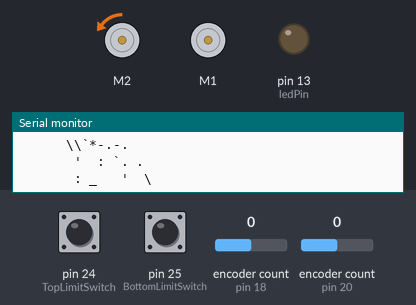
The sketch below on a simulated Arduino Mega 2560, built with avr-gcc and run on an emulated ATmega2560. Shown: 2 × DC motor (green arrow = forward, orange = backward, longer = faster), output pins drawn as LEDs (lit = HIGH), the last lines printed to the serial monitor. Inputs (shaded band) come from the test bench; at power-on: pin 24 (TopLimitSwitch) HIGH, encoder count (sensors on pin 20, pin 18) 0, pin 25 (BottomLimitSwitch) HIGH.

Above: at 1.2 s.
1.3 s: pin 24 (TopLimitSwitch) pulled LOW for 1 s
At 3.1 s:
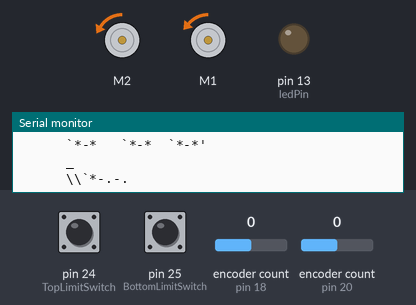
7.4 s: encoder count (sensor on pin 20) set to -1
At 8.7 s:
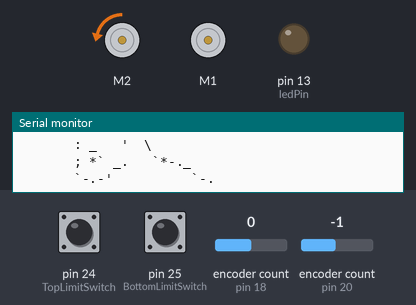
12.5 s: encoder count (sensor on pin 18) set to 1
At 17.1 s:
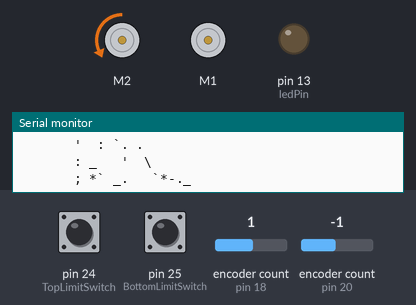
17.6 s: pin 25 (BottomLimitSwitch) pulled LOW for 1 s
23.7 s: pin 25 (BottomLimitSwitch) pulled LOW for 3.2 s
32.0 s: pin 24 (TopLimitSwitch) pulled LOW for 1 s
At 37.5 s:
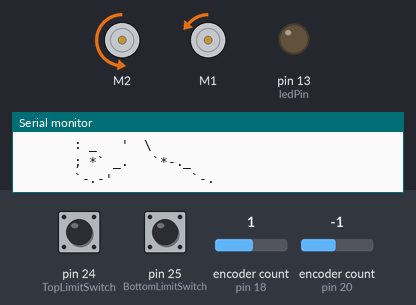
Timing chart, 0 to 41.2 s (numbered marks = the images above; inputs shaded):
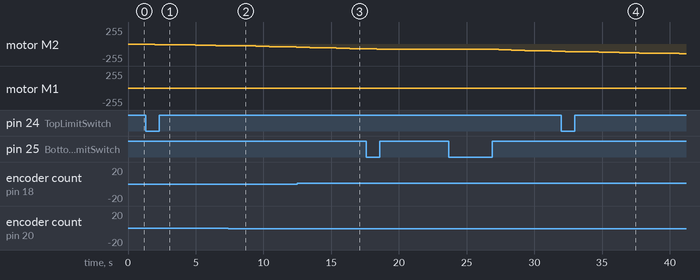

Measured:
- after the input at 1.3 s, motor M1: goes on until 2.5 s, then stays backward 1/255
- after the input at 7.4 s, motor M1: backward 1/255 → stopped after 1.0 s
- after the input at 32.0 s, motor M1: stopped → backward 1/255 after 4.8 s, → backward 2/255 1.5 s later, → backward 3/255 1.5 s later

The sketch:

Corkscrew_Robot_Function_Test.ino
```cpp
#include <Encoder.h>
#include <PID_v1.h>
#include "DualG2HighPowerMotorShield.h"
DualG2HighPowerMotorShield24v18 md;

int maxCycles = 10000;

long elevatorUpperSetpoint = 18000;
long elevatorLowerSetpoint = 0;

double elevatorBottomSwitchLocation = 9; //inches from top of coupler
double elevatorTopSwitchLocation = 19.5; //inches from top of coupler
int testBottomPosition = 12; //inches from top of coupler
int testTopPosition = 18; //inches from top of coupler
int preTwists = 3; //rotations


//-------------------------------------------------------------------------------------------------//
// __      __     _____  _____          ____  _      ______  _____
// \ \    / /\   |  __ \|_   _|   /\   |  _ \| |    |  ____|/ ____|
//  \ \  / /  \  | |__) | | |    /  \  | |_) | |    | |__  | (___
//   \ \/ / /\ \ |  _  /  | |   / /\ \ |  _ <| |    |  __|  \___ \
//    \  / ____ \| | \ \ _| |_ / ____ \| |_) | |____| |____ ____) |
//     \/_/    \_\_|  \_\_____/_/    \_\____/|______|______|_____/


int state = 0;
int i,j,k,l,m,n = 0;
int currentCycles = 0;

// robot control variables
int speedRampIncrementTwister = 30; // lower this number to decrease acceleration of the Twister
int ticksPerTwist = 6000;// 6000 encoder ticks for 1 coupler revolution
int speedRampIncrementElevator = 5;// lower this number to decrease acceleration of the Elevator
int ticksPerInch = 380; // 380 encoder ticks for 1 inch of elevator movement

const int BottomLimitSwitch = 25;// brown wire is bottom
const int TopLimitSwitch = 24; // brown wire with blue heatshrink is top
const int IoButtonDown = 28;// grey wire turning yellow is Top
const int IoButtonUp = 29;// white wire turning orange is Bottom

long lowerLimitTicks, upperLimitTicks;

// Troubleshooting LED pin
const int ledPin = 13;
int ledState = LOW;

// variabels for limit switches
int bottomSwitchState, topSwitchState;
int lastBottomLimitSwitchState = LOW;
int lastTopLimitSwitchState = LOW;

// variables for I/O buttons
int DownButtonState, UpButtonState;
int lastDownButtonState = LOW;
int lastUpButtonState = LOW;

unsigned long lastDebounceTime = 0;
unsigned long debounceDelay = 50;

boolean isElevatorTurning = false;
boolean isHomingRaising = false;
boolean isHoming = true;
boolean isElevatorInHomeLocation = false;
boolean isTwisterInHomeLocation = false;

// variables for the estop checking sequence
long eStopCheckPos;
long newEstopCheckPos;

// variables for turning the motors around
unsigned long turnTimer;
int turnDelay = 20;

const unsigned int MAX_MESSAGE_LENGTH = 12;

//-------------------------------------------------------------------------------------------------//
//  __  __  ____ _______ ____  _____   _____
// |  \/  |/ __ \__   __/ __ \|  __ \ / ____|
// | \  / | |  | | | | | |  | | |__) | (___
// | |\/| | |  | | | | | |  | |  _  / \___ \
// | |  | | |__| | | | | |__| | | \ \ ____) |
// |_|  |_|\____/  |_|  \____/|_|  \_\_____/
/* Encoder Pins
 * pins 2, 3, 18, 19, 20, and 21 have interrupt capability on Arduino MEGA
 * Best Performance: both pins have interrupt capability
 * Good Performance: only the first pin has interrupt capability
 * Low Performance:  neither pin has interrupt capability */

Encoder encoderTwister(18, 19);
Encoder encoderElevator(20, 21);
long positionTwister  = -999;
long positionElevator = -999;


//-------------------------------------------------------------------------------------------------//
//  _____ _____ _____
// |  __ \_   _|  __ \
// | |__) || | | |  | |
// |  ___/ | | | |  | |
// | |    _| |_| |__| |
// |_|   |_____|_____/

// Set up the PID variables for Twister here:
double KpT=20, KiT=0.9, KdT=0.2;
double twisterPIDInput, twisterPIDOutput, twisterPIDSetpoint;

// Set up the PID variables for Elevator here:
double KpE=30, KiE=0.9, KdE=0.2;
double elevatorPIDInput, elevatorPIDOutput, elevatorPIDSetpoint;
int newTwisterPID, newElevatorPID;

// initialize the PID algorithm with the pointers and variables
PID twisterPID(&twisterPIDInput, &twisterPIDOutput, &twisterPIDSetpoint, KpT, KiT, KdT, DIRECT);
PID elevatorPID(&elevatorPIDInput, &elevatorPIDOutput, &elevatorPIDSetpoint, KpE, KiE, KdE, DIRECT);

boolean isElevatorRising = true; // true is bottom going up, false is top going down
boolean isTwisterCCW = true;

boolean twisterTriggerGo, elevatorTriggerGo = false;
long twisterDestination, elevatorDestination = 0;

//-------------------------------------------------------------------------------------------------//
//   _____ ______ _______ _    _ _____
//  / ____|  ____|__   __| |  | |  __ \
// | (___ | |__     | |  | |  | | |__) |
//  \___ \|  __|    | |  | |  | |  ___/
//  ____) | |____   | |  | |__| | |
// |_____/|______|  |_|   \____/|_|

void setup() {
  pinMode(IoButtonDown, INPUT);
  pinMode(IoButtonUp, INPUT);
  pinMode(BottomLimitSwitch, INPUT);
  pinMode(TopLimitSwitch, INPUT);
  pinMode(ledPin, OUTPUT);

  // Initialize the Motor Driver
  md.init(); // this takes over Digital Pins 2,4,6,7,8,9,10,and 12 on the arduino, they cannot be used for anything else.
  md.calibrateCurrentOffsets();
  delay(10);

  // comment these out to flip motor direction
  md.flipM1(true);
  //md.flipM2(true);

  // set initial LED state
  digitalWrite(ledPin, ledState);

  Serial.begin(9600);
  twisterPIDInput = 0;
  twisterPIDSetpoint = 0;
  twisterPID.SetMode(AUTOMATIC);

  elevatorPIDInput = 0;
  elevatorPIDSetpoint = 0;
  elevatorPID.SetMode(AUTOMATIC);
}

//-------------------------------------------------------------------------------------------------//
//  _      ____   ____  _____
// | |    / __ \ / __ \|  __ \
// | |   | |  | | |  | | |__) |
// | |   | |  | | |  | |  ___/
// | |___| |__| | |__| | |
// |______\____/ \____/|_|

void loop() {
  delay(1);
  stopIfFault();
  // put your main code here, to run repeatedly:
  int lowerLimitSwitch = digitalRead(BottomLimitSwitch);
  int upperLimitSwitch = digitalRead(TopLimitSwitch);
  if (state == 0){
    if (i==0 && upperLimitSwitch == HIGH){
      i = 1;
      elevatorTriggerGo = true;
      elevatorDestination = elevatorDestination + (6*ticksPerInch);
      if (elevatorDestination > 6*ticksPerInch){
        elevatorDestination = 0;
      }
      Serial.println("upperLimitSwitch");
      Serial.println(elevatorDestination);
      delay(50);
    }
    if (upperLimitSwitch == LOW){
      i = 0;
    }
    state = 1;
  }
  if (state == 1){
    if (j==0 && lowerLimitSwitch == HIGH){
      j = 1;
      twisterTriggerGo = true;
      twisterDestination = twisterDestination - ticksPerTwist;
      if (twisterDestination < -ticksPerTwist){
        twisterDestination = 0;
      }
      Serial.println("lowerLimitSwitch");
      Serial.println(twisterDestination);
      delay(50);
    }
    if (lowerLimitSwitch == LOW){
      j = 0;
    }
    state = 2;
  }
  if (state == 2){
    if(twisterTriggerGo){
      if(goToTwisterSetpoint(twisterDestination)){
        twisterTriggerGo = false;
      }
    }
    state = 3;
  }
  if (state == 3){
    if(elevatorTriggerGo){
      if(goToElevatorSetpoint(elevatorDestination)){
        elevatorTriggerGo = false;
      }
    }
    state = 4;
  }
  if (state == 4){
    state = 5;
  }
  if (state == 5){
    state = 6;
  }
  if (state == 6){
    state = 0;
  }

}

// Motor Driver Protection code
void stopIfFault()
{
  Serial.println("      _                         ");
        Serial.println("      \\\\`*-.-.                  ");
        Serial.println("       '  : `. .                ");
        Serial.println("       : _   '  \\               ");
        Serial.println("       ; *` _.   `*-._          ");
        Serial.println("       `-.-'          `-.       ");
        Serial.println("         ;       `       `.     ");
        Serial.println("         :.       .        \\    ");
        Serial.println("         . \\\\  .   :   .-'   .  ");
        Serial.println("         '  `+.;  ;  '      :   ");
        Serial.println("         :  '  |    ;       ;-. ");
        Serial.println("         ; ;   : :`-:     _.`* ;");
        Serial.println("      .*' /  .*' ; .*`- +'  `*' ");
        Serial.println("      `*-*   `*-*  `*-*'        ");
  if (md.getM1Fault()){
    md.disableDrivers();
  delay(1);
    Serial.println("M1 fault");
    while (1);
  }
  if (md.getM2Fault()){
    md.disableDrivers();
  delay(1);
    Serial.println("M2 fault");
    while (1);
  }
}

boolean goToElevatorSetpoint(long elevatorSetpoint){
  //The PID control function for moving the elevator to a certain location
  // return false while moving to position
  // retrun true if reached position

  long currentElevatorPosition = -encoderElevator.read();
  if (elevatorSetpoint >= currentElevatorPosition){
    isElevatorRising = true;
  }
  else{
    isElevatorRising = false;
  }

  // check if either of the encoders have changed
    elevatorPIDInput = currentElevatorPosition;

    // check to see if the elevator should be raised
    if (isElevatorRising){
      elevatorSetpoint -= elevatorSetpoint%speedRampIncrementElevator; // stops the loop from failing to exit properly
      if (elevatorPIDSetpoint <= elevatorSetpoint - speedRampIncrementElevator){ // slowly accelerate to not overload the motor
        elevatorPIDSetpoint += speedRampIncrementElevator;
      }

      // check if the elevator has reached the target location
      if (elevatorPIDSetpoint == elevatorSetpoint && currentElevatorPosition >= elevatorSetpoint - 50 && currentElevatorPosition <= elevatorSetpoint + 50){
        md.setM1Speed(0);
        Serial.println();
        Serial.print("Elevator Up ");
        Serial.println(currentElevatorPosition);
        Serial.println();
        return true;
      }
    }

    // check to see if the elevator should be lowered
    if (!isElevatorRising){
      elevatorSetpoint -= elevatorSetpoint%speedRampIncrementElevator; // stops the loop from failing to exit properly
      if (elevatorPIDSetpoint >= elevatorSetpoint + speedRampIncrementElevator){ // slowly accelerate to not overload the motor
        elevatorPIDSetpoint -= speedRampIncrementElevator;
      }

      // check if the elevator has reached the target location and stop moving
      if (elevatorPIDSetpoint == elevatorSetpoint && currentElevatorPosition >= elevatorSetpoint - 50 && currentElevatorPosition <= elevatorSetpoint + 50){
        md.setM1Speed(0);
        Serial.println();
        Serial.print("Elevator Down ");
        Serial.println(currentElevatorPosition);
        Serial.println();
        return true;
      }
    }
    //Serial.print("ElTarget = ");
    //Serial.print(elevatorPIDSetpoint);
    elevatorPID.SetOutputLimits(-25000,25000);//set the max and min PID values that the algorithm can return (100x max motor speed of 400)
    elevatorPID.Compute();
    //Serial.print(", ElPos = ");
    //Serial.print(currentElevatorPosition);
    //Serial.print(", ElSpeed = ");
    //Serial.print(elevatorPIDOutput);
    //Serial.println();

    //Elevator is M1
    md.setM1Speed(elevatorPIDOutput/100);
    stopIfFault();
    return false;
}

boolean goToTwisterSetpoint(long twisterSetpoint){
    //The PID control function for moving the twister to a certain location
  // return false while moving to position
  // retrun true if reached position
  long currentTwisterPosition = encoderTwister.read();
  if (twisterSetpoint >= currentTwisterPosition){
    isTwisterCCW = true;
  }
  else{
    isTwisterCCW = false;
  }

  // check if either of the encoders have changed
    twisterPIDInput = currentTwisterPosition;

    // check to see if the twister should be raised
    if (isTwisterCCW){
      twisterSetpoint -= twisterSetpoint%speedRampIncrementTwister; // stops the loop from failing to exit properly
      if (twisterPIDSetpoint <= twisterSetpoint - speedRampIncrementTwister){ // slowly accelerate to not overload the motor
        twisterPIDSetpoint += speedRampIncrementTwister;
      }

      // check if the twister has reached the target location
      if (twisterPIDSetpoint == twisterSetpoint && currentTwisterPosition >= twisterSetpoint - 50 && currentTwisterPosition <= twisterSetpoint + 50){
        md.setM2Speed(0);
        Serial.println();
        Serial.print("Twister CCW ");
        Serial.println(currentTwisterPosition);
        Serial.println();
        return true;
      }
    }

    // check to see if the twister should be lowered
    if (!isTwisterCCW){
      twisterSetpoint -= twisterSetpoint%speedRampIncrementTwister; // stops the loop from failing to exit properly
      if (twisterPIDSetpoint >= twisterSetpoint + speedRampIncrementTwister){ // slowly accelerate to not overload the motor
        twisterPIDSetpoint -= speedRampIncrementTwister;
      }

      // check if the twister has reached the target location and stop moving
      if (twisterPIDSetpoint == twisterSetpoint && currentTwisterPosition >= twisterSetpoint - 100 && currentTwisterPosition <= twisterSetpoint + 100){
        md.setM2Speed(0);
        Serial.println();
        Serial.print("Twister Clockwise ");
        Serial.println(currentTwisterPosition);
        Serial.println();
        return true;
      }
    }
    //Serial.print("TwistTarget = ");
    //Serial.print(twisterPIDSetpoint);
    twisterPID.SetOutputLimits(-40000,40000);//set the max and min PID values that the algorithm can return (100x max motor speed of 400)
    twisterPID.Compute();
    //Serial.print(", TwistPos = ");
    //Serial.print(currentTwisterPosition);
    //Serial.print(", TwistSpeed = ");
    //Serial.print(twisterPIDOutput);
    //Serial.println();

    //Twister is M2
    int M2Speed = twisterPIDOutput/80;
    if (M2Speed > 400){
      M2Speed = 400;
    }
    if (M2Speed < -400){
      M2Speed = -400;
    }
    md.setM2Speed(M2Speed);
    stopIfFault();
    return false;
}
```
